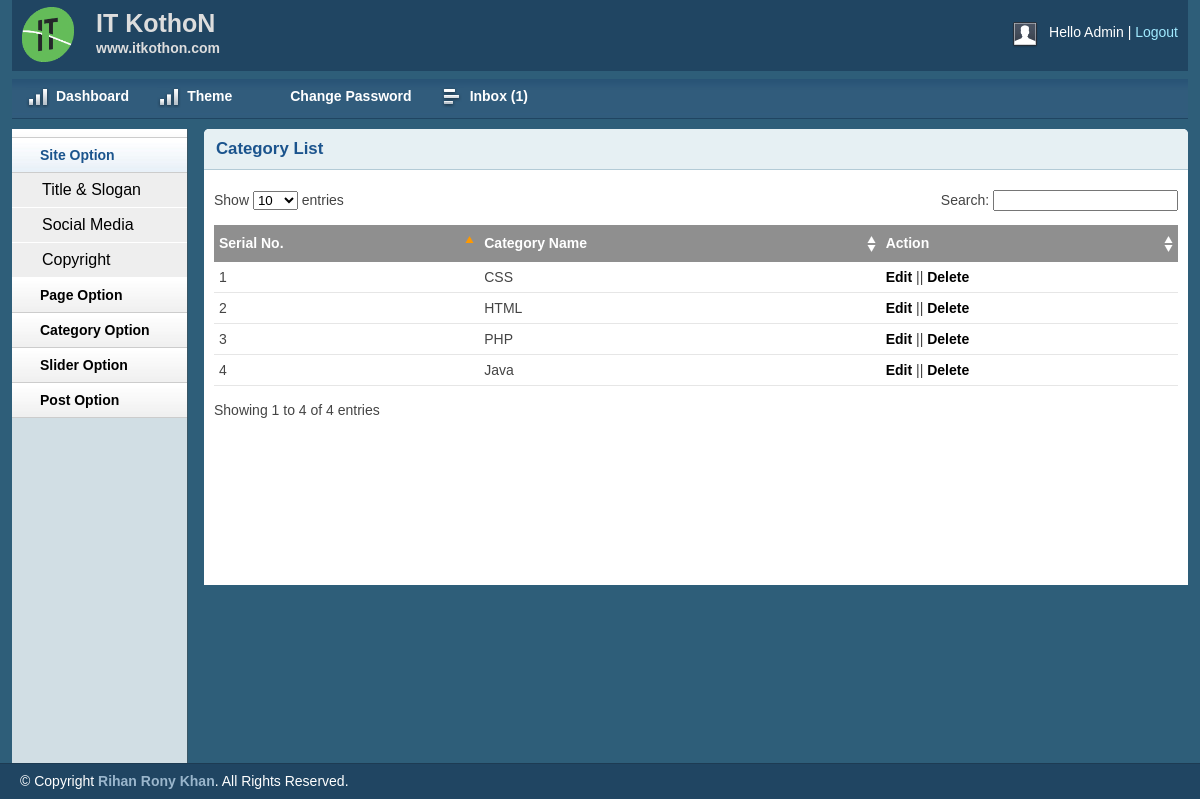
Screenshot of /admin/catlist.php (signed in) with the database file from the repository.
### tables this page shows
CREATE TABLE `tbl_category` (
  `id` int(11) NOT NULL,
  `name` varchar(50) NOT NULL
);

### lib/Database.php (called while the page is built, shortened)
<?php
Class Database{
	public $host   = DB_HOST;
	public $user   = DB_USER;
	public $pass   = DB_PASS;
	public $dbname = DB_NAME;
	public $link;
	private function connectDB(){
	$this->link = new mysqli($this->host, $this->user, $this->pass, $this->dbname);
 }
	public function select($query){
		$result = $this->link->query($query) or die($this->link->error.__LINE__);
		if($result->num_rows > 0){
			return $result;
		} else {
			return false;
		}
	}
}

### admin/catlist.php (the view, shortened to what this page needs)
<?php
    include('inc/header.php');
    include('inc/sidebar.php');
?>
        <div class="grid_10">
            <div class="box round first grid">
                <h2>Category List</h2>
                <div class="block">
                    <table class="data display datatable" id="example">
					<thead>
						<tr>
							<th>Serial No.</th>
							<th>Category Name</th>
							<th>Action</th>
						</tr>
					</thead>
					<tbody>
						<?php
						$query="select * from tbl_category order by id desc";
						$category=$db->select($query);
						if($category){
							$i=0;
							while ($result=$category->fetch_assoc()) {
							$i++;
					?>
						<tr class="odd gradeX">
							<td><?php echo $i;?></td>
							<td><?php echo $result['name'];?></td>
							<td><a href="editcat.php?catid=<?php echo $result['id'];?>">Edit</a> || <a onclick="return confirm('Are you sure to delete');" href="?delcat=<?php echo $result['id'];?>">Delete</a></td>
						</tr>
					<?php } } ?>
					</tbody>
				</table>
               </div>
            </div>
        </div>
<?php
    include('inc/footer.php');
?>

### admin/css/layout.css (style rules this page uses)
body { background: #fff none repeat scroll 0 0; color: #444; font-size: 14px; padding: 0; }
a { color: #000; font-weight:bold; text-decoration: none; }
h1, h2, h3, h4, h5, h6 { line-height:1.2em; margin-bottom:.3em; }
h2 { margin-top:1em; }
.box { background:#fff; margin-bottom:20px; padding:10px 10px 10px 10px; margin-left:-8px; }
.box.grid { padding-bottom:40px; }
.box.round { -moz-border-radius: 5px 5px 0px 0px; -webkit-border-radius: 5px 5px 0px 0px; border-radius: 5px 5px 0px 0px; }
.box h2 { font-size:1.2em; font-weight:bold; color:#1B548D; background:#E6F0F3; margin:-10px -10px 0 -10px; padding:10px 12px; border-bottom:1px solid #B3CBD6; -moz-border-radius: 5px 5px 0px 0px; -webkit-border-radius: 5px 5px 0px 0px; border-radius: 5px 5px 0px 0px; }
.box.first { min-height: 406px; }
.block { padding-top:20px; }
.block { padding-bottom:1px; }
table.display { margin: 0 auto; clear: both; width: 100%; }
.sorting_asc { background: #8f8f8f url(../img/table/sort_asc.png) no-repeat center right; padding:8px 5px; text-align:left; color:#fff; }
.sorting { background:#8f8f8f url(../img/table/sort_both.png) no-repeat center right; padding:8px 5px; text-align:left; color:#fff; }
tr.odd { height: 30px; line-height: 30px; border-bottom:1px solid #e6e6e6; }
tr.even { height: 30px; line-height: 30px; border-bottom:1px solid #e6e6e6; }
tr.odd td, tr.even td { padding-left:5px; }

### rows the page displays
tbl_category: name "CSS"
tbl_category: name "HTML"
tbl_category: name "PHP"
tbl_category: name "Java"

### other values shown
$count "1"
